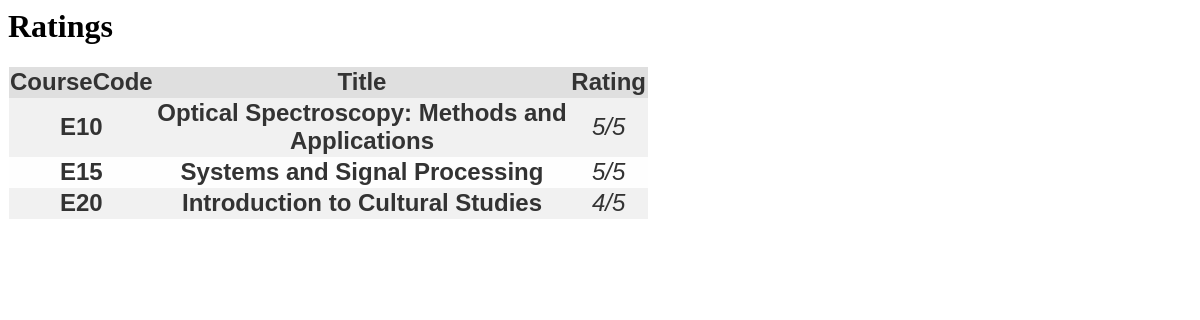
Screenshot of /profrat.php (signed in) with the database file from the repository.
### tables this page shows
CREATE TABLE `userrating` (
  `RollNo` varchar(15) NOT NULL,
  `CourseCode` varchar(15) NOT NULL,
  `Rating` int(11) NOT NULL
);

CREATE TABLE `coursedetails` (
  `CourseCode` varchar(20) NOT NULL,
  `CourseTitle` varchar(50) NOT NULL,
  `Credit` int(11) NOT NULL,
  `Category` varchar(20) NOT NULL,
  `Program` varchar(60) NOT NULL DEFAULT 'Master of Computer Applications',
  `Grading` int(11) NOT NULL,
  `CourseLoad` int(11) NOT NULL,
  `Attendance` int(11) NOT NULL,
  `Practicality` int(11) NOT NULL,
  `Interactivity` int(11) NOT NULL,
  `Rating` decimal(10,3) NOT NULL,
  `TotalVotes` int(11) NOT NULL,
  `Description` varchar(2048) NOT NULL
);

### profrat.php (the view, shortened to what this page needs)
<?php
$con = mysqli_connect("localhost","root","","courserec");
  $sql="SELECT u.CourseCode,u.Rating,c.CourseTitle as CourseTitle FROM `userrating` u,`coursedetails` c WHERE u.CourseCode=c.CourseCode and u.RollNo='".$_SESSION["RollNo"]."'";
$ret=mysqli_query($con,$sql);
echo "<div><h1>Ratings</h1><table class='tg' id='content' style='font-size:24px;'>";
echo "<tr><th class='th'>CourseCode</th><th class='th'>Title</th><th class='th'>Rating</th></tr>";
while($row=mysqli_fetch_assoc($ret)){
	echo "<tr class='tr'><td class='td'><b>".$row['CourseCode']."</b></td><td class='td'><b>".$row['CourseTitle']."</b></td><td class='td'><i>".$row['Rating']."/5</i></td></tr>";
}
echo "</table></div>";
?>

### profrat.php (style rules this page uses)
.tg { color: #333; font-family: Helvetica, Arial, sans-serif; width: 640px; border-collapse: collapse; border-spacing: 0; }
.td, .th { border: 1px solid transparent; height: 30px; transition: all 0.3s; }
.th { background: #DFDFDF; font-weight: bold; }
.td { background: #FAFAFA; text-align: center; }
.tr:nth-child(even) .td { background: #F1F1F1; }
.tr:nth-child(odd) .td { background: #FEFEFE; }

### rows the page displays
userrating: CourseCode "E10", coursedetails.CourseTitle "Optical Spectroscopy: Methods and Applications", Rating "5"
userrating: CourseCode "E15", coursedetails.CourseTitle "Systems and Signal Processing", Rating "5"
userrating: CourseCode "E20", coursedetails.CourseTitle "Introduction to Cultural Studies", Rating "4"
